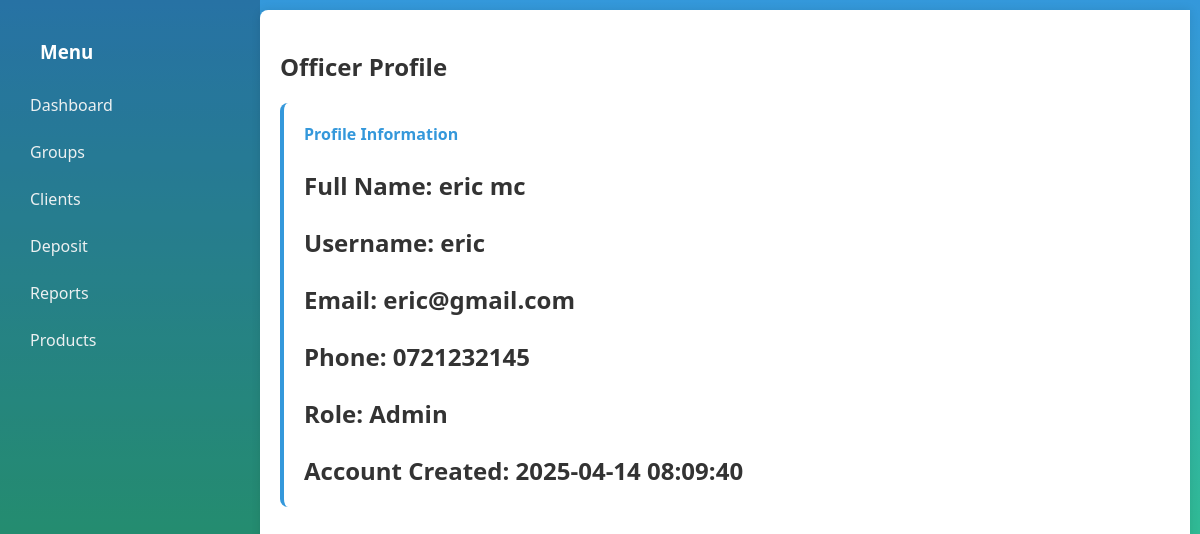
Page /profile.php (signed in) on the committed database.
### tables this page shows
CREATE TABLE `users` (
  `id` int(11) NOT NULL,
  `username` varchar(100) NOT NULL,
  `password` varchar(255) NOT NULL,
  `first_name` varchar(100) DEFAULT NULL,
  `last_name` varchar(100) DEFAULT NULL,
  `email` varchar(100) NOT NULL,
  `phone` varchar(15) DEFAULT NULL,
  `role` enum('Admin','Branch Manager','Officer') NOT NULL,
  `created_at` timestamp NOT NULL DEFAULT current_timestamp(),
  `updated_at` timestamp NOT NULL DEFAULT current_timestamp() ON UPDATE current_timestamp()
);

### profile.php (the view, shortened to what this page needs)
<?php
include 'db.php';
$user_id = $_SESSION['officer_id'];
$stmt = $conn->prepare("SELECT * FROM users WHERE id = ?");
$stmt->execute([$user_id]);
$user = $stmt->fetch();
?>
<!DOCTYPE html>
<html>
<head>
    <link rel="stylesheet" href="styles.css">
</head>
<body>
    <div class="main-container">
        <div class="sidebar">
            <h3>Menu</h3>
            <ul class="menu-items">
                <li><a href="index.php">Dashboard</a></li>
                <li><a href="groups/index.php">Groups</a></li>
                <li><a href="clients/index.php">Clients</a></li>
                <li><a href="deposit/index.php">Deposit</a></li>
                <li><a href="reports/index.php">Reports</a></li>
                <li><a href="products/index.php">Products</a></li>
            </ul>
        </div>
        <div class="content">
            <div class="top-bar">
                <h2>Officer Profile</h2>
            </div>
            <div class="card" style="max-width: 600px; margin-top: 20px;">
                <h3>Profile Information</h3>
                <p><strong>Full Name:</strong> <?= htmlspecialchars($user['first_name'] . ' ' . $user['last_name']) ?></p>
                <p><strong>Username:</strong> <?= htmlspecialchars($user['username']) ?></p>
                <p><strong>Email:</strong> <?= htmlspecialchars($user['email']) ?></p>
                <p><strong>Phone:</strong> <?= htmlspecialchars($user['phone']) ?></p>
                <p><strong>Role:</strong> <?= ucfirst($user['role']) ?></p>
                <p><strong>Account Created:</strong> <?= htmlspecialchars($user['created_at']) ?></p>
            </div>
        </div>
    </div>
</body>
</html>

### styles.css (style rules this page uses)
body { margin: 0; font-family: 'Segoe UI', Tahoma, Geneva, Verdana, sans-serif; background: linear-gradient(to bottom, #3498db, #2ecc71); min-height: 100vh; color: #333; }
.sidebar { grid-area: sidebar; background: rgba(0, 0, 0, 0.25); padding: 20px 0; }
.sidebar h3 { color: white; padding: 0 20px; margin-bottom: 20px; }
.menu-items { list-style: none; padding: 0; margin: 0; }
.menu-items li a { display: block; color: white; padding: 12px 20px; text-decoration: none; transition: all 0.3s; }
.content { grid-area: content; padding: 20px; background: white; border-radius: 8px 0 0 0; margin: 10px 10px 0 0; box-shadow: 0 0 10px rgba(0,0,0,0.1); overflow-y: auto; }
.card { background: #f8f9fa; padding: 20px; border-radius: 5px; border-left: 4px solid #3498db; }
.card h3 { margin-top: 0; color: #3498db; font-size: 16px; }
.card p { font-size: 24px; font-weight: bold; margin-bottom: 0; }
.sidebar { transition: transform 0.3s ease; }

### profile.php (style rules this page uses)
body { margin: 0; font-family: 'Segoe UI', Tahoma, Geneva, Verdana, sans-serif; background: linear-gradient(to bottom, #3498db, #2ecc71); min-height: 100vh; color: #333; }
.main-container { display: flex; height: 100vh; }
.sidebar { width: 220px; padding: 20px; }
.menu-items { list-style: none; padding: 0; }
.menu-items li a { display: block; padding: 10px; color: #ecf0f1; text-decoration: none; border-radius: 4px; margin-bottom: 5px; transition: background 0.3s; }
.content { flex-grow: 1; padding: 20px; overflow-y: auto; }
.card { background: #fff; padding: 20px; border-radius: 8px; }

### rows in the picture
users: first_name+last_name "eric mc", username "eric", email "eric@gmail.com", phone "0721232145", role "Admin", created_at "2025-04-14 08:09:40"
